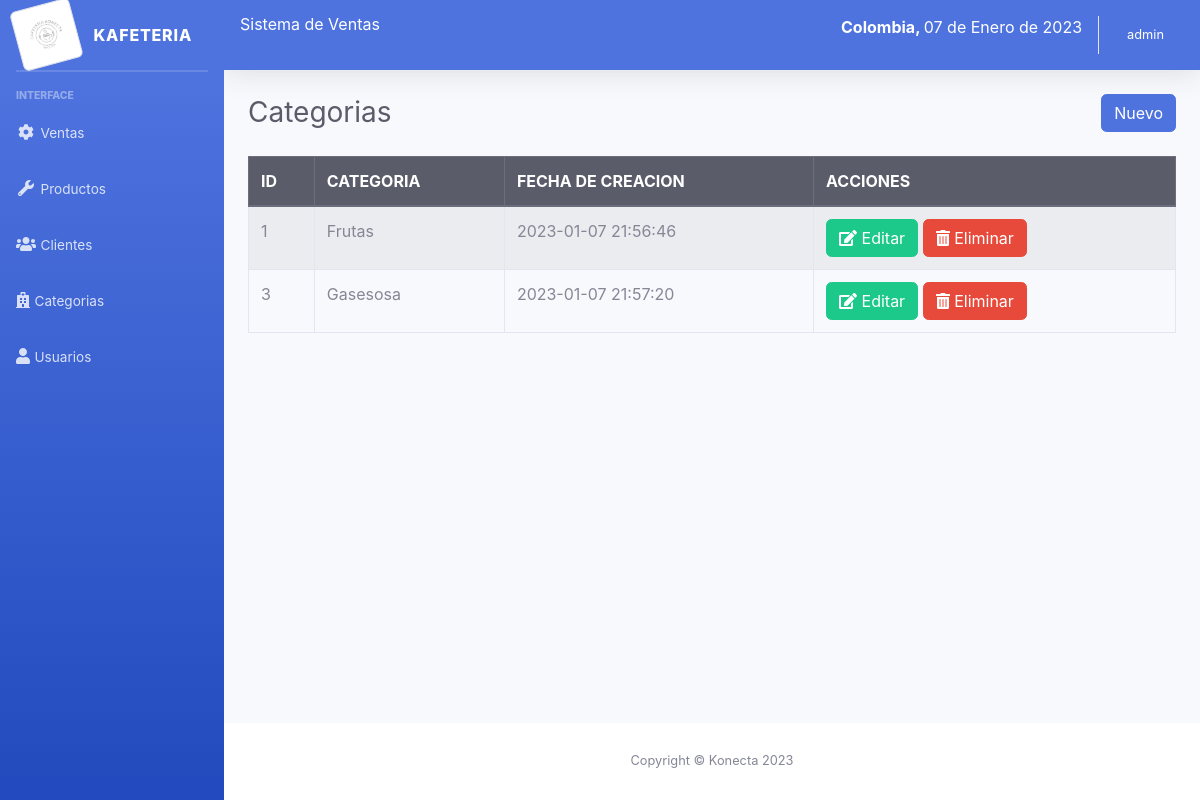
The app's page /sistema/lista_categoria.php (signed in) with its own data.
### tables this page shows
CREATE TABLE `categoria` (
  `codcategoria` int(11) NOT NULL,
  `categoria` varchar(30) NOT NULL,
  `fecha_creacion` timestamp NULL DEFAULT current_timestamp()
);

### sistema/lista_categoria.php (the view)
<?php include_once "includes/header.php"; ?>
<div class="container-fluid">
	<div class="d-sm-flex align-items-center justify-content-between mb-4">
		<h1 class="h3 mb-0 text-gray-800">Categorias</h1>
		<a href="registro_categoria.php" class="btn btn-primary">Nuevo</a>
	</div>
	<div class="row">
		<div class="col-lg-12">
			<div class="table-responsive">
				<table class="table table-striped table-bordered" id="table">
					<thead class="thead-dark">
						<tr>
							<th>ID</th>
							<th>CATEGORIA</th>
							<th>FECHA DE CREACION</th>
							<?php if ($_SESSION['rol'] == 1) { ?>
							<th>ACCIONES</th>
							<?php } ?>
						</tr>
					</thead>
					<tbody>
						<?php
						include "../conexion.php";
						$query = mysqli_query($conexion, "SELECT * FROM categoria");
						$result = mysqli_num_rows($query);
						if ($result > 0) {
							while ($data = mysqli_fetch_assoc($query)) { ?>
								<tr>
									<td><?php echo $data['codcategoria']; ?></td>
									<td><?php echo $data['categoria']; ?></td>
									<td><?php echo $data['fecha_creacion']; ?></td>
									<?php if ($_SESSION['rol'] == 1) { ?>
									<td>
										<a href="editar_categoria.php?id=<?php echo $data['codcategoria']; ?>" class="btn btn-success"><i class='fas fa-edit'></i> Editar</a>
										<form action="eliminar_categoria.php?id=<?php echo $data['codcategoria']; ?>" method="post" class="confirmar d-inline">
											<button class="btn btn-danger" type="submit"><i class='fas fa-trash-alt'></i> Eliminar</button>
										</form>
									</td>
									<?php } ?>
								</tr>
						<?php }
						} ?>
					</tbody>
				</table>
			</div>
		</div>
	</div>
</div>
</div>
<?php include_once "includes/footer.php"; ?>

### records on screen
categoria: codcategoria "1", categoria "Frutas", fecha_creacion "2023-01-07 21:56:46"
categoria: codcategoria "3", categoria "Gasesosa", fecha_creacion "2023-01-07 21:57:20"

### other values on screen
fecha() "07 de Enero de 2023"
$_SESSION['nombre'] "admin"
